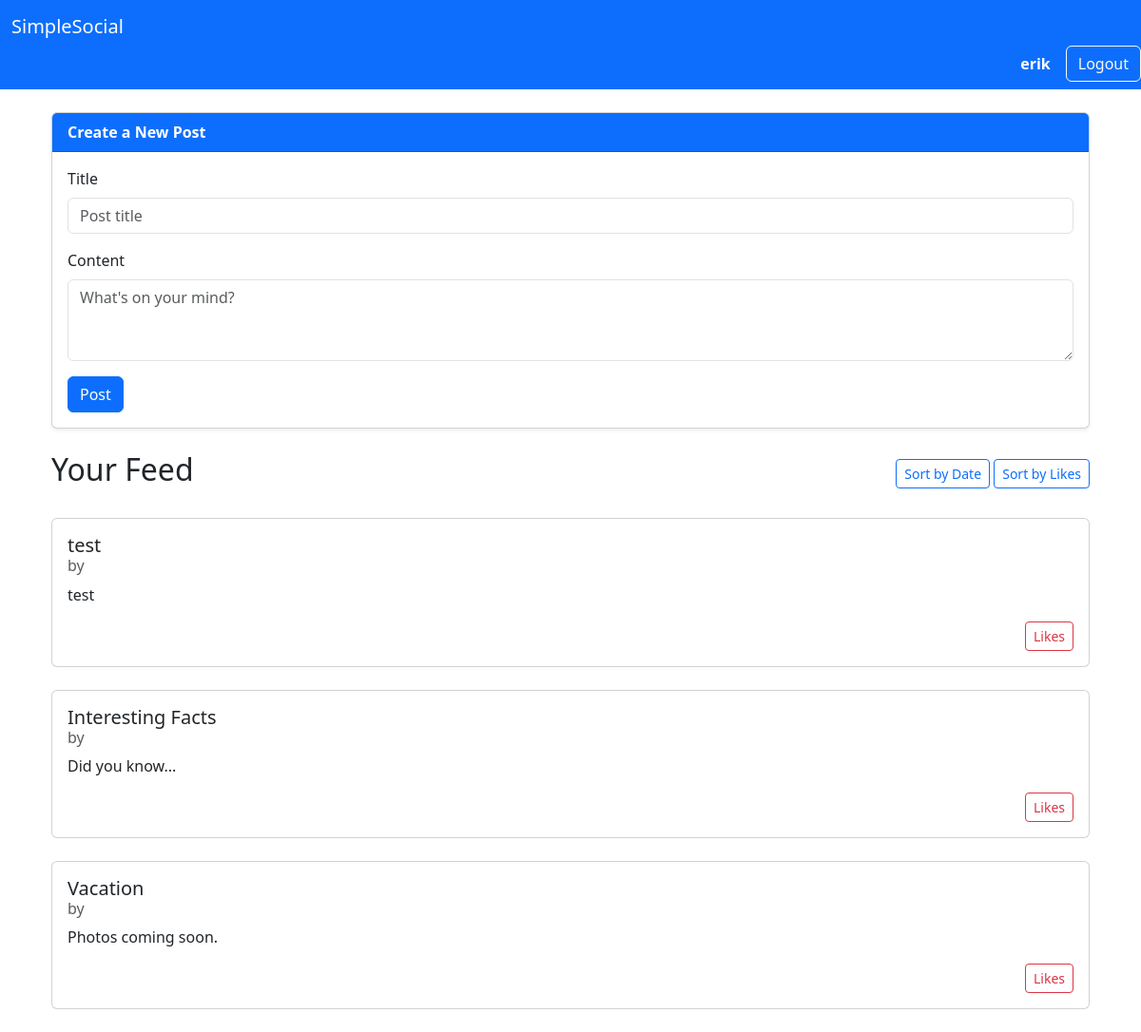
The page /feed (signed in) on the database its author committed.
### tables this page shows
CREATE TABLE users (
    user_id INTEGER PRIMARY KEY,
    username VARCHAR(15) UNIQUE NOT NULL,
    password VARCHAR(255) NOT NULL,
    email VARCHAR(50) UNIQUE NOT NULL,
    role TEXT NOT NULL CHECK(role IN ('admin', 'user')),
    date TIMESTAMP DEFAULT CURRENT_TIMESTAMP
);

CREATE TABLE posts (
    post_id INTEGER PRIMARY KEY,
    user_id INTEGER NOT NULL,
    title TEXT NOT NULL,
    content TEXT NOT NULL,
    date TIMESTAMP DEFAULT CURRENT_TIMESTAMP,
    FOREIGN KEY (user_id) REFERENCES users (user_id)
);

### app.py (the view)
@app.route("/feed")
def feed():
    db = get_db()
    username = session.get("username")
    posts = select_posts(db, username)
    return render_template('feed.html', posts=posts)

### app.py (called while the page is built)
def get_db():
    if not hasattr(g, "_database"):
        print("Creating new database connection")
        g._database = create_connection(database)
    return g._database

@app.teardown_appcontext
def teardown_db(error):
    db = getattr(g, '_database', None)
    if db is not None:
        print("Closing database connection")
        db.close()

### setup_db.py (called while the page is built)
def create_connection(db_file):
    conn = None
    try:
        conn = sqlite3.connect(db_file)
        return conn
    except Error as e:
        print(f"Error: {e}")
    return conn

def select_posts(conn, username):
    try:
        conn.row_factory = sqlite3.Row
        cur = conn.cursor()
        sql = """
        SELECT
        p.post_id, u.username, p.title, p.content, p.date
        FROM posts p
        JOIN users u ON p.user_id = u.user_id
        WHERE p.user_id = (SELECT user_id FROM users WHERE username = ?)
        OR p.user_id IN (
            SELECT user_id
            FROM followers
            WHERE follower_user_id = (SELECT user_id FROM users WHERE username = ?)
        )
        ORDER BY p.date DESC;
        """
        cur.execute(sql, (username, username))
        result = cur.fetchall()
        return result
    except Error as e:
        print(f"Error: {e}")
        return None

### templates/feed.html (shortened to what this page needs)
{% extends "base.html" %}
{% block content %}
<div class="container">
    <div class="card mb-4 shadow-sm">
        <div class="card-header bg-primary text-white">
            <strong>Create a New Post</strong>
        </div>
        <div class="card-body">
            <form method="POST" action="{{ url_for('create_post') }}">
                <div class="mb-3">
                    <label for="title" class="form-label">Title</label>
                    <input type="text" name="title" id="title" class="form-control" maxlength="30" placeholder="Post title" required>
                </div>
                <div class="mb-3">
                    <label for="content" class="form-label">Content</label>
                    <textarea name="content" id="content" class="form-control" rows="3" maxlength="255" placeholder="What's on your mind?" required></textarea>
                </div>
                <button type="submit" class="btn btn-primary">Post</button>
            </form>
        </div>
    </div>
    <div class="d-flex justify-content-between align-items-center mb-4">
        <h2>Your Feed</h2>
        <div>
            <form method="GET" class="d-inline">
                <button type="submit" class="btn btn-outline-primary btn-sm">Sort by Date</button>
            </form>
            <form method="GET" class="d-inline">
                <button type="submit" class="btn btn-outline-primary btn-sm">Sort by Likes</button>
            </form>
        </div>
    </div>
    {% for post in posts %}
    <div class="card mb-4">
        <div class="card-body">
            <h5 class="card-title mb-1"><a href="{{ url_for('post', post_id=post.post_id) }}" class="text-decoration-none text-dark">
                {{ post.title }}</a>
            </h5>
            <h6 class="card-subtitle text-muted mb-2">
                by
            </h6>
            <p class="card-text">{{ post.content }}</p>
            <div class="d-flex justify-content-between align-items-center">
                <form method="POST" action="{{ url_for('like_post', post_id=post.post_id) }}">
                    <button type="submit" class="btn btn-sm btn-outline-danger">
                        {{ post.like_count }} Likes
                    </button>
                </form>
            </div>
        </div>
    </div>
    {% else %}
    <p class="text-muted">No posts.</p>
    {% endfor %}
</div>
{% endblock %}

### templates/base.html (shortened to what this page needs)
<!DOCTYPE html>
<html lang="en">
<head>
    <link href="https://cdn.jsdelivr.net/npm/bootstrap@5.3.3/dist/css/bootstrap.min.css" rel="stylesheet">
</head>
<body>
    <nav class="navbar navbar-dark bg-primary mb-4">
        <div class="container-fluid">
            <a class="navbar-brand" href="{{ url_for('index') }}">SimpleSocial</a>
        </div>
        {% if session.get('username') %}
            <div class="d-flex align-items-center ms-auto">
                <a href="{{ url_for('profile', username=session.get('username')) }}" class="me-3 text-white text-decoration-none fw-semibold">
                    {{ session.get('username') }}
                </a>
                <form method="POST" action="{{ url_for('logout') }}">
                    <button type="submit" class="btn btn-outline-light">Logout</button>
                </form>
            </div>
        {% endif %}
    </nav>
    <div class="container">
        {% block content %}
        {% endblock %}
    </div>
</body>
</html>

### rows shown on the page
users: get "erik"
posts: title "test", content "test"
posts: title "Interesting Facts", content "Did you know..."
posts: title "Vacation", content "Photos coming soon."
